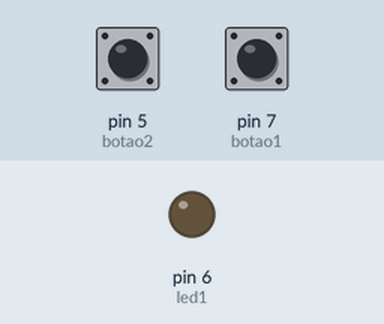
Bench run of a sketch on a simulated Arduino Uno, built with avr-gcc and run on an emulated ATmega328P. Parts: output pins drawn as LEDs (lit = HIGH). The test bench sets the inputs (shaded band); at power-on: pin 7 (botao1) HIGH, pin 5 (botao2) HIGH.

Above: at 1.2 s.
1.3 s: pin 7 (botao1) pulled LOW for 0.15 s
At 2.4 s:
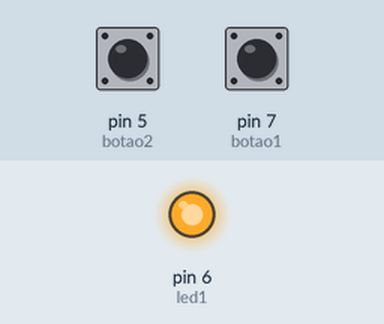
2.9 s: pin 5 (botao2) pulled LOW for 0.15 s
At 3.7 s:
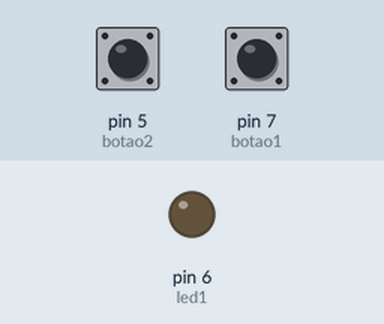
4.5 s: pin 7 (botao1) pulled LOW for 1 s
At 4.9 s:
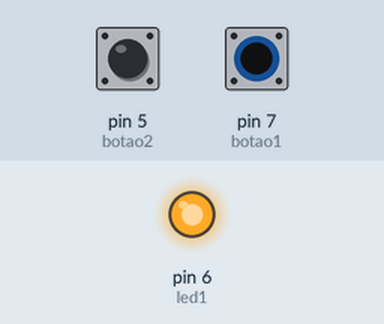
7.0 s: pin 5 (botao2) driven LOW and pin 7 (botao1) driven LOW
At 8.2 s:
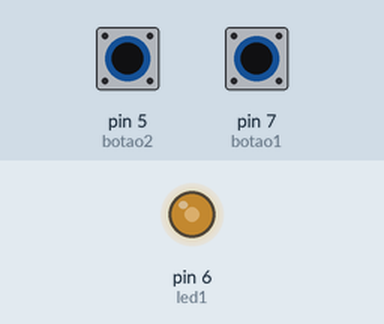
8.5 s: pin 5 (botao2) driven HIGH
At 8.9 s:
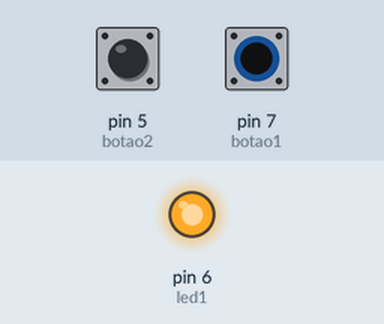
Timing chart, 0 to 11.0 s (numbered marks = the images above; inputs shaded):
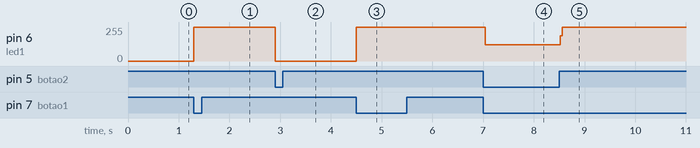

The sketch:

Projeto-1.ino
```cpp
int botao1 = 7;
int botao2 = 5;
int led1 = 6;

void setup()
{
  pinMode(led1, OUTPUT);
  pinMode(botao1, INPUT_PULLUP);
  pinMode(botao2, INPUT_PULLUP);
}

void loop()
{
  if (digitalRead(botao1) == LOW) {
    digitalWrite(led1, HIGH);
  }

  if (digitalRead(botao2) == LOW) {
    digitalWrite(led1, LOW);
  }
}
```

Measured:
- after the input at 1.3 s, pin 6 (led1): 0/255 → 255/255 at once
- after the input at 2.9 s, pin 6 (led1): 255/255 → 0/255 at once
- after the input at 4.5 s, pin 6 (led1): 0/255 → 255/255 at once
- after the input at 7.0 s, pin 6 (led1): 255/255 → 122/255 at once
- after the input at 8.5 s, pin 6 (led1): 122/255 → 255/255 at once
